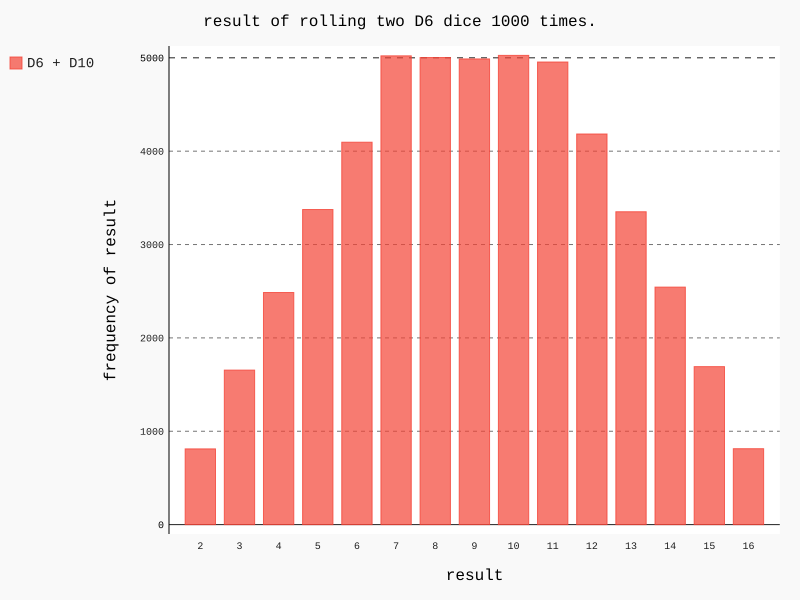

Write the Python code that produced this figure.
from die import Die
import pygal

die1 = Die()
die2 = Die(10)
results = []
for roll_num in range(50000):
    result = die1.roll() + die2.roll()
    results.append(result)

frequencies = []
max_result = die1.num_sides + die2.num_sides
for value in range(2, max_result + 1):
    frequency = results.count(value)
    frequencies.append(frequency)

hist = pygal.Bar()
hist.title = "result of rolling two D6 dice 1000 times."
hist.x_labels = [str(i) for i in range(2, max_result + 1)]
hist.x_title = "result"
hist.y_title = "frequency of result"

hist.add('D6 + D10', frequencies)
hist.render_to_file('dice_visual.svg')
